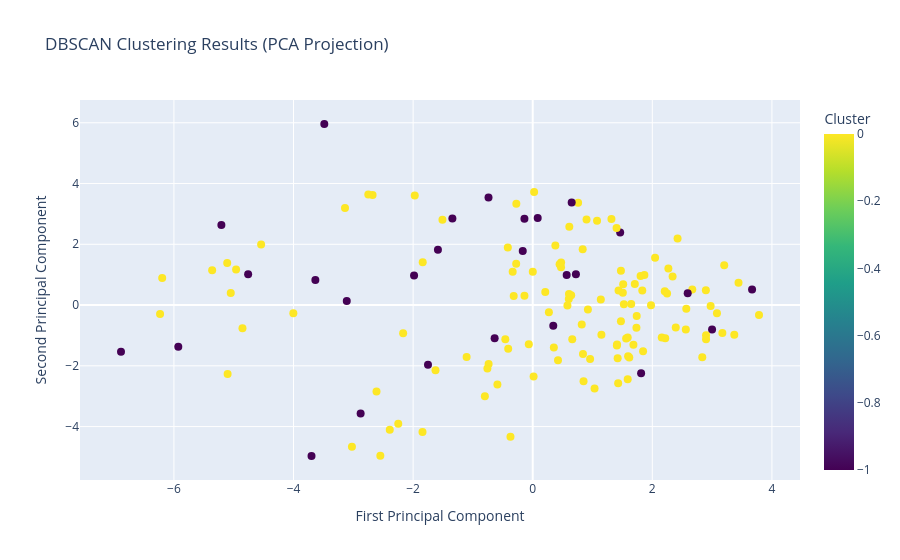

Notebook code for this chart:
### Markdown cell above
Now that our dataframe is within the proper format, we can use a *DBSCAN* (Density-Based Spatial Clustering of Applications with Noise) to cluster students. Unlike k-Means or other algorithms, this one will automatically determine a number of clusters based on how many neighbors fall within a radius. This is acheived through the $\epsilon$ parameter (`eps`), which has been set to $9.0$ (after some testing) due to the large number of features.

### Code cell
from sklearn.decomposition import PCA

from sklearn.cluster import DBSCAN  # DBSCAN Clustering algorithm

# Fit the encoded data to the DBSCAN 'model'
dbscan = DBSCAN(eps=9.0, min_samples=4)  # Episilon scaled up due to noisy data and large number of features
dbscan.fit(hesp_df_encoded_scaled)

# Pull out the predicted cluster labels
cluster_labels = dbscan.labels_
unique_labels = set(cluster_labels)

# Print basic cluster information
print(f"Number of clusters found: {len(unique_labels) - (1 if -1 in cluster_labels else 0)}")
print(f"Number of noise points: {list(cluster_labels).count(-1)}")
print(f"Cluster labels: {unique_labels}")

# Add cluster labels to the encoded dataframe for visualization
hesp_df_encoded_scaled['Cluster'] = cluster_labels

# Create a 2D visualization using PCA for dimensionality reduction
pca = PCA(n_components=2)  # Reduce to 2 dimensions for plotting
pca_result = pca.fit_transform(hesp_df_encoded_scaled.drop('Cluster', axis=1))  # Get PCA result excluding cluster labels

# Create a dataframe for plotting
plot_df = pd.DataFrame({
    'PC1': pca_result[:, 0],
    'PC2': pca_result[:, 1],
    'Cluster': cluster_labels
})

# Create interactive scatter plot
fig = px.scatter(
    plot_df,
    x='PC1',
    y='PC2',
    color='Cluster',
    title='DBSCAN Clustering Results (PCA Projection)',
    labels={'PC1': 'First Principal Component', 'PC2': 'Second Principal Component'},
    color_continuous_scale='Viridis'
)

fig.update_traces(marker=dict(size=8))
fig.show()

### Figure 1 — Plotly figure (JSON) as saved in the notebook; plotly's stock layout.template omitted (floating-point values rounded to 4 significant figures; data arrays with more than 128 entries replaced by an {"elided": "..."} marker saying what was removed)
{"data": [{"hovertemplate": "First Principal Component=%{x}<br>Second Principal Component=%{y}<br>Cluster=%{marker.color}<extra></extra>", "legendgroup": "", "marker": {"color": {"elided": "145 int values"}, "coloraxis": "coloraxis", "size": 8, "symbol": "circle"}, "mode": "markers", "name": "", "orientation": "v", "showlegend": false, "type": "scatter", "x": {"elided": "145 float values"}, "xaxis": "x", "y": {"elided": "145 float values"}, "yaxis": "y"}], "layout": {"coloraxis": {"colorbar": {"title": {"text": "Cluster"}}, "colorscale": [[0, "#440154"], [0.1111, "#482878"], [0.2222, "#3e4989"], [0.3333, "#31688e"], [0.4444, "#26828e"], [0.5556, "#1f9e89"], [0.6667, "#35b779"], [0.7778, "#6ece58"], [0.8889, "#b5de2b"], [1, "#fde725"]]}, "legend": {"tracegroupgap": 0}, "title": {"text": "DBSCAN Clustering Results (PCA Projection)"}, "xaxis": {"anchor": "y", "domain": [0, 1], "title": {"text": "First Principal Component"}}, "yaxis": {"anchor": "x", "domain": [0, 1], "title": {"text": "Second Principal Component"}}}}
